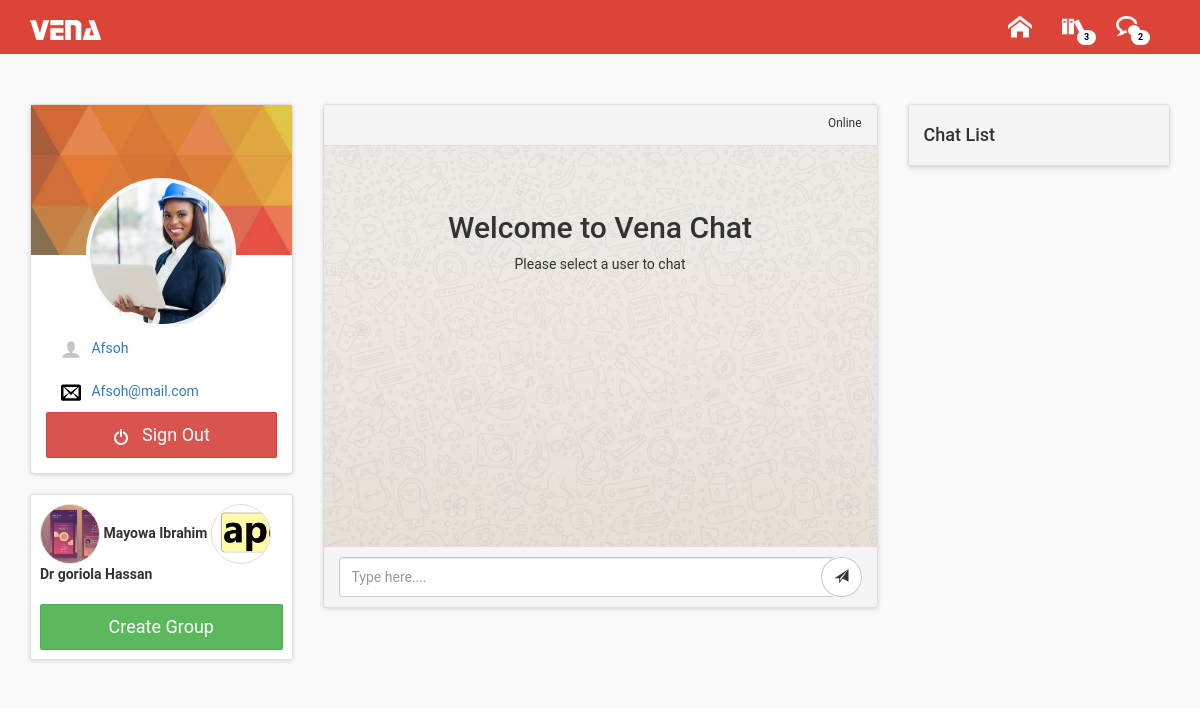
The app's page /chat.php (signed in) with its own data.
### tables this page shows
CREATE TABLE IF NOT EXISTS `user` (
  `id` int(11) NOT NULL AUTO_INCREMENT,
  `name` varchar(200) NOT NULL,
  `username` varchar(100) NOT NULL,
  `password` varchar(100) NOT NULL,
  `email` varchar(100) NOT NULL,
  `ac_level` int(11) NOT NULL DEFAULT '0',
  `boss` varchar(200) NOT NULL,
  `ppix` varchar(200) NOT NULL,
  UNIQUE KEY `id` (`id`)
);

### config.php (the view, shortened to what this page needs)
<?php
if(isset($_SESSION["uid"])){
$id=$_SESSION["uid"];
$acl=$_SESSION["acl"];
}
else {
}
$con = mysqli_connect('localhost','root','','vena');
function getkid(){
	global $con;
	global $id;
	$rec ="";
	 $group_q= mysqli_query($con, "SELECT * FROM user WHERE boss='$id' ");
	if($n=mysqli_num_rows($group_q)){
	while($group_q1 = mysqli_fetch_array($group_q)){
	$rec .= "<div class=\"thumbnail\" id=\"md-tumb\" style=\"background: url(img/ppix/$group_q1[ppix]); background-size: cover;\"></div>
<strong> $group_q1[name]</strong>
";
}
	}
	return $rec;
}
?>

### includes/left.php (shortened to what this page needs)
<div class="panel panel-default">
  <div class="panel-body" style="word-wrap:break-word;">
      <div class="thumbnail" style="background:#DBDBDB url(img/ppix/<?php
	$group_q= mysqli_query($con, "SELECT * FROM user WHERE id='$id'");
	if(mysqli_num_rows($group_q)){
	while($user= mysqli_fetch_array($group_q)){
	$record = $user["ppix"];
	echo $record;
		}} ?>) no-repeat; background-size: cover; margin-top: -40%; border: 4px solid rgba(255,255,255,0.89);"></div>
    <ul class="nav nav-stacked">
  <li role="presentation" class="active"><a href="#"><img src="img/svg/user.svg" width="20" style="fill: #494949" />&nbsp;&nbsp; <?php
  	$group_q= mysqli_query($con, "SELECT * FROM user WHERE id='$id'");
	if(mysqli_num_rows($group_q)){
	while($user= mysqli_fetch_array($group_q)){
	$record = $user["username"];
	echo $record;
		}} ?></a></li>
  <li role="presentation"><a href="#"><img src="img/svg/envelop.svg"  width="20" style="fill: #494949" />&nbsp;&nbsp; <?php
  	$group_q= mysqli_query($con, "SELECT * FROM user WHERE id='$id'");
	if(mysqli_num_rows($group_q)){
	while($user= mysqli_fetch_array($group_q)){
	$record = $user["email"];
	echo $record;
		}} ?></a></li>
</ul>
    <a href="sign-out.php" class="btn btn-danger btn-lg"><img src="img/switch.png" width="16" />&nbsp;&nbsp; Sign Out</a>
  </div>
</div>
<div class=" well well-sm boss" >
<?php
if ($acl==0){ echo getboss();}else{
	echo getkid();
	echo "<button class=\"btn btn-success  btn-lg\" id=\"crt-grp\">Create Group</button>";
}
 ?>
</div>

### css/vena.css (style rules this page uses)
body { background-color:#F9F9F9; color: #333333; font-family: 'Roboto',RobotoDraft,Helvetica,Arial,sans-serif; }
.user-details .thumbnail { width: 150px; height: 150px; border-radius: 50%; margin: auto; }
.user-details .btn-lg { width: 100%; border-radius: 2px; }
.btn-success { margin-top: 20px; }
.boss { background-color: #FFFFFF; box-shadow : 0 1px 4px 0 rgba(0,0,0,0.14); }
#md-tumb { width: 60px; height: 60px; margin-left: 0px; display:inline-block; vertical-align: middle; }
.panel { box-shadow : 0 1px 4px 0 rgba(0,0,0,0.14) }

### records on screen
user: ppix (picture), username "Afsoh", email "Afsoh@mail.com"
user: ppix (picture), name "Mayowa Ibrahim"
user: ppix (picture), name "Dr goriola Hassan"
